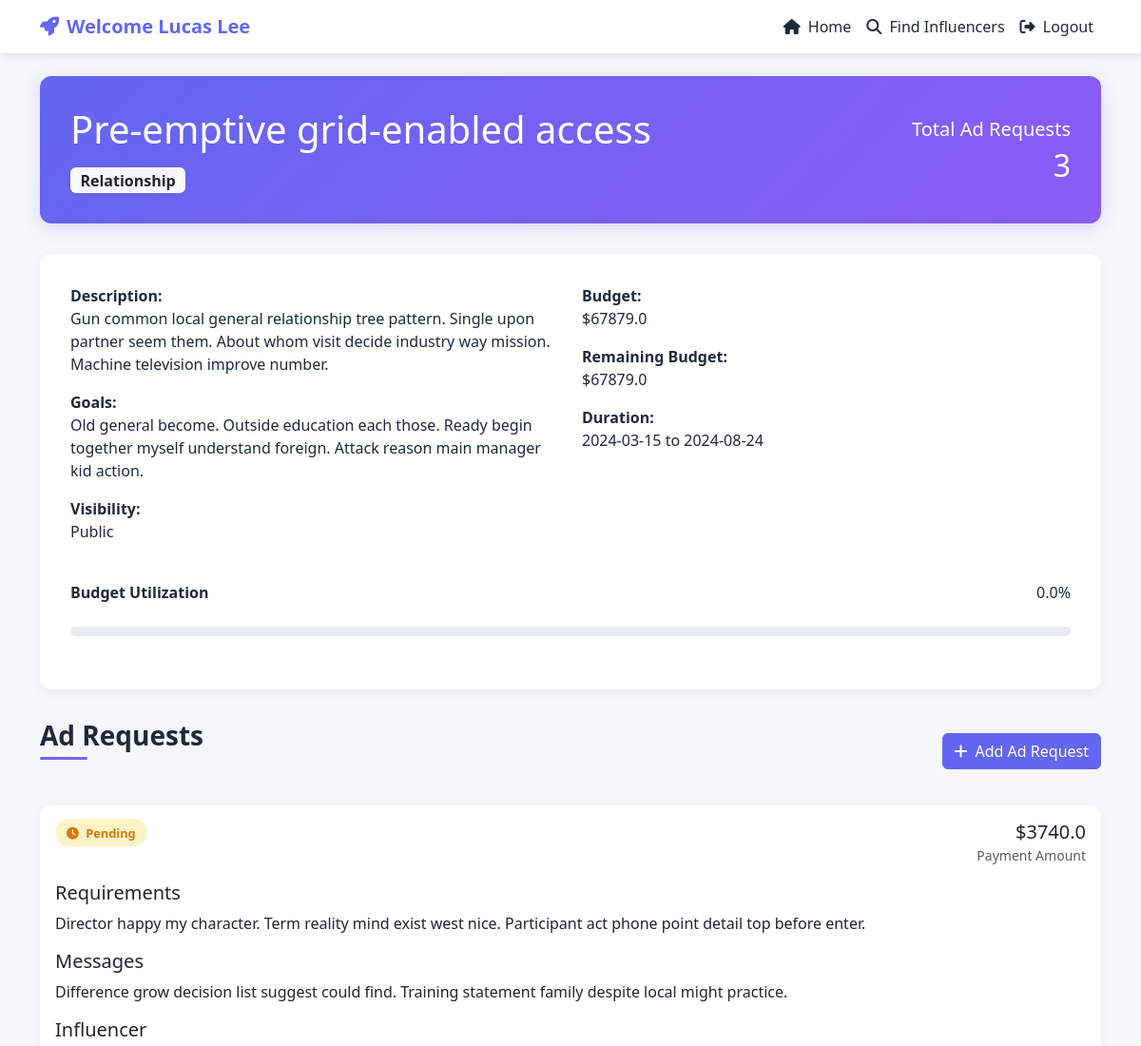
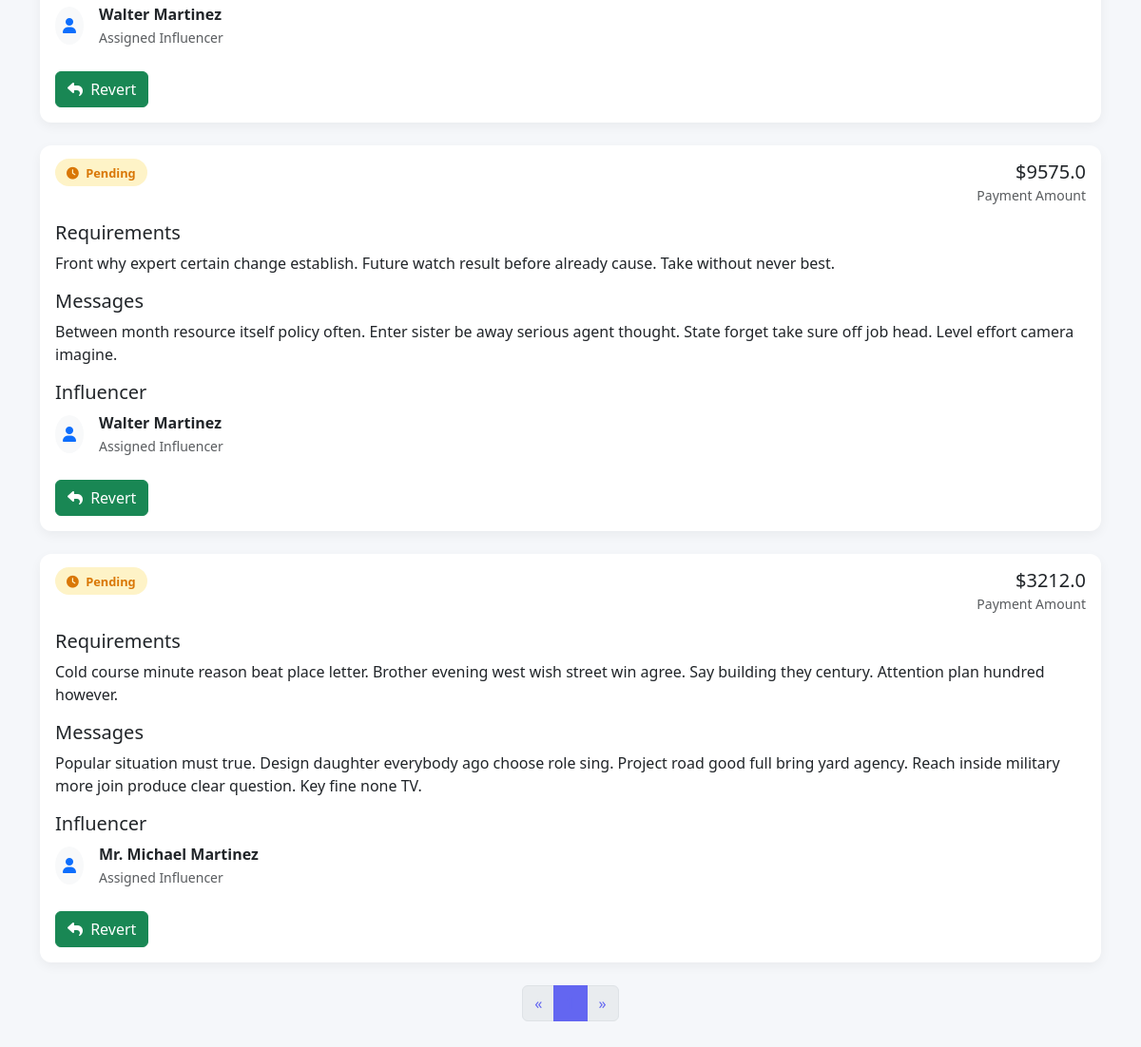
The app's page /campaign/1 (signed in) with its own data (2 pictures, top to bottom).
### components/models.py (models this page shows)
class User(db.Model, UserMixin):
    __tablename__ = "user"
    id = db.Column(db.Integer, primary_key=True, unique = True, nullable=False)
    role = db.Column(db.String, nullable=False)
    name = db.Column(db.String, nullable=False)
    email = db.Column(db.String, nullable=False, unique = True)
    password = db.Column(db.String, nullable=False)
    industry = db.Column(db.String)
    category = db.Column(db.String)
    reach = db.Column(db.Float)
    created_on = db.Column(db.Date, nullable=False)
    campaigns = db.relationship('Campaign', back_populates = 'sponsor')
    ad_requests = db.relationship('Ad_request', back_populates = 'influencer')

class Campaign(db.Model):
    __tablename__ = "campaign"
    id = db.Column(db.Integer, primary_key=True, unique = True, nullable=False)
    sponsor_id = db.Column(db.Integer, db.ForeignKey('user.id'), nullable=False)
    sponsor = db.relationship('User', back_populates = 'campaigns', uselist=False)
    name = db.Column(db.String, nullable=False)
    description = db.Column(db.String, nullable=False)
    goals = db.Column(db.String, nullable=False)
    category = db.Column(db.String, nullable=False)
    budget = db.Column(db.Float, nullable=False)
    remaining = db.Column(db.Float, nullable=False)
    visibility = db.Column(db.String, nullable=False)
    start_date = db.Column(db.Date, nullable=False)
    end_date = db.Column(db.Date, nullable=False)
    created_on = db.Column(db.Date, nullable=False)
    ad_requests = db.relationship('Ad_request', back_populates = 'campaign')

class Ad_request(db.Model):
    __tablename__ = "ad_request"
    id = db.Column(db.Integer, primary_key=True, unique = True, nullable=False)
    influencer_id = db.Column(db.Integer, db.ForeignKey('user.id'))
    influencer = db.relationship('User', back_populates = 'ad_requests', uselist=False)
    campaign_id = db.Column(db.Integer, db.ForeignKey('campaign.id'), nullable=False)
    campaign = db.relationship('Campaign', back_populates = 'ad_requests', uselist=False)
    messages = db.Column(db.String, nullable=False)
    requirements = db.Column(db.String, nullable=False)
    payment_amount = db.Column(db.Float, nullable=False)
    status = db.Column(db.String, nullable=False)
    negotiate = db.Column(db.Boolean, nullable=False, default=False)
    created_on = db.Column(db.Date, nullable=False)
    accepted_on = db.Column(db.Date)
    rejected_on = db.Column(db.Date)

### app.py (the view, shortened to what this page needs)
@app.route('/campaign/<id>', methods=['GET', 'POST'])
@login_required
def campaign(id):
    user = current_user
    form_id = request.form.get('form_id')
    page = request.args.get('page', 1, type=int)
    error = request.args.get('error', '')
    campaign = get_campaign(id)
    ad_requests = get_campaign_ad_requests([id], page)
    if request.method == 'GET':
        return render_template('campaign.html', user=user, campaign=campaign, ad_requests=ad_requests, error=error)
    elif request.method == 'POST' and form_id == 'negotiate_ad':
        ad_request = id_check(request, "Ad request", "campaign")
        payment_amount = request.form.get('payment_amount')
        update_ad_request(ad_request.id, {"payment_amount": payment_amount, "negotiate": True, "status": "Pending"})
        return redirect(url_for('campaign', id=id, error="Ad request updated successfully"))
    elif request.method == 'POST' and form_id == 'withdraw_ad':
        ad_request = id_check(request, "Ad request", "campaign")
        delete_ad_request(ad_request.id)
        return redirect(url_for('campaign', id=id, error="Ad request deleted successfully"))

### app.py (called while the page is built)
@login_manager.user_loader
def load_user(user_id):
    user = User.query.get(user_id)
    return user

### components/ad_request.py (called while the page is built)
def get_campaign_ad_requests(campaign_id, page):
    if page == -1:
        ad_requests = Ad_request.query.filter(Ad_request.campaign_id.in_(campaign_id)).all()
        return ad_requests
    ad_requests = Ad_request.query.filter(Ad_request.campaign_id.in_(campaign_id)).paginate(page=page, per_page=5, error_out=False)
    return ad_requests

### components/campaign.py (called while the page is built)
def get_campaign(campaign_id):
    campaign = Campaign.query.filter_by(id=campaign_id).first()
    return campaign

### templates/campaign.html (shortened to what this page needs)
<!DOCTYPE html>
<html lang="en">
<head>
    <link href="https://cdn.jsdelivr.net/npm/bootstrap@5.3.3/dist/css/bootstrap.min.css" rel="stylesheet">
    <link rel="stylesheet" href="https://cdnjs.cloudflare.com/ajax/libs/font-awesome/6.4.0/css/all.min.css">
</head>
<body style="margin-top:56px">
{% if user.role == "Sponsor" %}
<nav class="navbar navbar-expand-lg navbar-light fixed-top">
    <div class="container">
        <a class="navbar-brand" href="#">
            <i class="fas fa-rocket me-2"></i>Welcome {{ user.name }}
        </a>
        <div class="collapse navbar-collapse" id="navbarSupportedContent">
            <ul class="navbar-nav ms-auto">
                <li class="nav-item">
                    <a class="nav-link" href="{{ url_for('sponsor_dashboard') }}"><i class="fas fa-home me-1"></i> Home</a>
                </li>
                <li class="nav-item">
                    <a class="nav-link" href="{{ url_for('search') }}"><i class="fas fa-search me-1"></i> Find Influencers</a>
                </li>
                <li class="nav-item">
                    <a class="nav-link" href="{{ url_for('logout') }}"><i class="fas fa-sign-out-alt me-1"></i> Logout</a>
                </li>
            </ul>
        </div>
    </div>
</nav>
{% endif %}
<div class="container py-4">
    <div class="campaign-header">
        <div class="d-flex justify-content-between align-items-center">
            <div>
                <h1 class="mb-3">{{ campaign.name }}</h1>
                <span class="badge bg-light text-dark fs-6">{{ campaign.category }}</span>
            </div>
            {% if user.role == "Sponsor" or user.role == "Admin" %}
            <div class="text-end">
                <p class="mb-1 fs-5">Total Ad Requests</p>
                <h2 class="mb-0">{{ ad_requests.total }}</h2>
            </div>
            {% endif %}
        </div>
    </div>
    <div class="campaign-details">
        <div class="row">
            <div class="col-md-6">
                <div class="detail-item">
                    <span class="detail-label">Description:</span>
                    <p>{{ campaign.description }}</p>
                </div>
                <div class="detail-item">
                    <span class="detail-label">Goals:</span>
                    <p>{{ campaign.goals }}</p>
                </div>
                <div class="detail-item">
                    <span class="detail-label">Visibility:</span>
                    <p>{{ campaign.visibility }}</p>
                </div>
            </div>
            <div class="col-md-6">
                <div class="detail-item">
                    <span class="detail-label">Budget:</span>
                    <p>${{ campaign.budget }}</p>
                </div>
                <div class="detail-item">
                    <span class="detail-label">Remaining Budget:</span>
                    <p>${{ campaign.remaining }}</p>
                </div>
                <div class="detail-item">
                    <span class="detail-label">Duration:</span>
                    <p>{{ campaign.start_date }} to {{ campaign.end_date }}</p>
                </div>
            </div>
        </div>
        <div class="mt-4">
            <div class="d-flex justify-content-between mb-2">
                <span class="detail-label">Budget Utilization</span>
                <span>{{ ((campaign.budget - campaign.remaining)/campaign.budget * 100)|round(2) }}%</span>
            </div>
            <div class="progress">
            </div>
        </div>
    </div>
    <div id="ad_requests" class="mt-4">
        <div class="d-flex justify-content-between align-items-center mb-4">
            <h3 class="section-title">Ad Requests</h3>
            {% if user.role == "Sponsor" %}
            <button type="button" class="btn btn-primary" data-bs-toggle="modal" data-bs-target="#addAdRequest">
                <i class="fas fa-plus me-2"></i>Add Ad Request
            </button>
            {% endif %}
        </div>
        {% for ad_request in ad_requests.items %}
        <div class="card">
            <div class="card-body">
                <div class="d-flex justify-content-between align-items-start mb-3">
                    <div>
                        {% if ad_request.status == "Pending" %}
                        <span class="status-badge status-pending">
                                        <i class="fas fa-clock me-1"></i> {{ ad_request.status }}
                                    </span>
                        {% elif ad_request.status == "Accept" %}
                        <span class="status-badge status-accepted">
                                        <i class="fas fa-check-circle me-1"></i> Accepted
                                    </span>
                        {% elif ad_request.status == "Reject" %}
                        <span class="status-badge status-rejected">
                                        <i class="fas fa-times-circle me-1"></i> Rejected
                                    </span>
                        {% endif %}
                    </div>
                    <div class="text-end">
                        <h5 class="mb-0">${{ ad_request.payment_amount }}</h5>
                        <small class="text-muted">Payment Amount</small>
                    </div>
                </div>
                <div class="mb-3">
                    <h5 class="card-title">Requirements</h5>
                    <p class="card-text">{{ ad_request.requirements }}</p>
                </div>
                <div class="mb-3">
                    <h5 class="card-title">Messages</h5>
                    <p class="card-text">{{ ad_request.messages }}</p>
                </div>
                {% if ad_request.influencer %}
                <div class="mb-4">
                    <h5 class="card-title">Influencer</h5>
                    <div class="d-flex align-items-center">
                        <div class="bg-light rounded-circle p-2 me-3">
                            <i class="fas fa-user text-primary"></i>
                        </div>
                        <div>
                            <p class="mb-0 fw-bold">{{ ad_request.influencer.name }}</p>
                            <small class="text-muted">Assigned Influencer</small>
                        </div>
                    </div>
                </div>
                {% else %}
                <div class="alert alert-warning mb-4">
                    <i class="fas fa-exclamation-triangle me-2"></i> No influencer assigned yet
                </div>
                {% endif %}
                <div class="action-buttons">
                    {% if ad_request.negotiate and ad_request.status == "Pending" and user.role == "Sponsor" %}
                    <button type="button" class="btn btn-success" data-bs-toggle="modal" data-bs-target="#revertAd{{ ad_request.id }}">
                        <i class="fas fa-reply me-1"></i> Revert
                    </button>
                    {% elif not ad_request.influencer and user.role == "Influencer" %}
                    <button type="button" class="btn btn-primary" data-bs-toggle="modal" data-bs-target="#sendRequest{{ ad_request.id }}">
                        <i class="fas fa-paper-plane me-1"></i> Request
                    </button>
                    {% endif %}
                </div>
            </div>
        </div>
        {% endfor %}
        <nav aria-label="Ad Request pagination" class="mt-4">
            <ul class="pagination justify-content-center">
                {% if ad_requests.has_prev %}
                <li class="page-item">
                    <a class="page-link" href="/campaign/{{ campaign.id }}?page={{ ad_requests.prev_num }}" aria-label="Previous">
                        <span aria-hidden="true">&laquo;</span>
                    </a>
                </li>
                {% else %}
                <li class="page-item disabled">
                    <span class="page-link" aria-hidden="true">&laquo;</span>
                </li>
                {% endif %}
                {% for page_num in ad_requests.iter_pages(left_edge=1, right_edge=1, left_current=2, right_current=2) %}
                {% if page_num %}
                {% if ad_requests.page == page_num %}
                <li class="page-item active" aria-current="page">
                    <span class="page-link">{{ page_num }}</span>
                </li>
                {% else %}
                <li class="page-item">
                    <a class="page-link" href="/campaign/{{ campaign.id }}?page={{ page_num }}">{{ page_num }}</a>
                </li>
                {% endif %}
                {% else %}
                <li class="page-item disabled">
                    <span class="page-link">...</span>
                </li>
                {% endif %}
                {% endfor %}
                {% if ad_requests.has_next %}
                <li class="page-item">
                    <a class="page-link" href="/campaign/{{ campaign.id }}?page={{ ad_requests.next_num }}" aria-label="Next">
                        <span aria-hidden="true">&raquo;</span>
                    </a>
                </li>
                {% else %}
                <li class="page-item disabled">
                    <span class="page-link" aria-hidden="true">&raquo;</span>
                </li>
                {% endif %}
            </ul>
        </nav>
    </div>
</div>
</body>
</html>

### templates/campaign.html (style rules this page uses)
:root { --primary-color: #6366f1; --secondary-color: #8b5cf6; --dark-color: #1e293b; --light-color: #f8fafc; --success-color: #10b981; --warning-color: #f59e0b; --danger-color: #ef4444; }
body { background-color: #f5f7fa; color: var(--dark-color); font-family: 'Segoe UI', Tahoma, Geneva, Verdana, sans-serif; }
.navbar { box-shadow: 0 2px 10px rgba(0, 0, 0, 0.1); background-color: white !important; }
.navbar-brand { font-weight: 700; color: var(--primary-color) !important; }
.nav-link { font-weight: 500; color: var(--dark-color) !important; transition: all 0.3s ease; }
.campaign-header { background: linear-gradient(135deg, var(--primary-color), var(--secondary-color)); color: white; border-radius: 12px; padding: 2rem; margin-bottom: 2rem; box-shadow: 0 4px 20px rgba(99, 102, 241, 0.2); }
.campaign-details { background-color: white; border-radius: 12px; padding: 2rem; box-shadow: 0 4px 12px rgba(0, 0, 0, 0.05); margin-bottom: 2rem; }
.detail-item { margin-bottom: 1rem; }
.detail-label { font-weight: 600; color: var(--dark-color); }
.progress { height: 10px; border-radius: 5px; margin: 1.5rem 0; }
.card { border: none; border-radius: 12px; box-shadow: 0 4px 12px rgba(0, 0, 0, 0.05); transition: transform 0.3s ease, box-shadow 0.3s ease; margin-bottom: 1.5rem; }
.btn-primary { background-color: var(--primary-color); border-color: var(--primary-color); }
.section-title { font-weight: 700; color: var(--dark-color); margin-bottom: 1.5rem; position: relative; padding-bottom: 0.5rem; }
.section-title::after { content: ''; position: absolute; left: 0; bottom: 0; width: 50px; height: 3px; background: linear-gradient(90deg, var(--primary-color), var(--secondary-color)); border-radius: 3px; }
.pagination .page-item.active .page-link { background-color: var(--primary-color); border-color: var(--primary-color); }
.pagination .page-link { color: var(--primary-color); }
.status-badge { padding: 0.35rem 0.75rem; border-radius: 50px; font-weight: 600; font-size: 0.8rem; }
.status-pending { background-color: #fef3c7; color: #d97706; }
.action-buttons { display: flex; gap: 0.5rem; flex-wrap: wrap; }

### records on screen
User: name "Lucas Lee"
Campaign: name "Pre-emptive grid-enabled access", category "Relationship", description "Gun common local general relationship tree pattern. Single upon partner seem them. About whom visit decide industry way mission. Machine television improve number.", goals "Old general become. Outside education each those. Ready begin together myself understand foreign. Attack reason main manager kid action.", visibility "Public", budget "67879.0", remaining "67879.0", start_date "2024-03-15", end_date "2024-08-24", budget+remaining "0.0"
Ad_request: status "Pending", payment_amount "3740.0", requirements "Director happy my character. Term reality mind exist west nice. Participant act phone point detail top before enter.", messages "Difference grow decision list suggest could find. Training statement family despite local might practice.", influencer.name "Walter Martinez"
Ad_request: status "Pending", payment_amount "9575.0", requirements "Front why expert certain change establish. Future watch result before already cause. Take without never best.", messages "Between month resource itself policy often. Enter sister be away serious agent thought. State forget take sure off job head. Level effort camera imagine.", influencer.name "Walter Martinez"
Ad_request: status "Pending", payment_amount "3212.0", requirements "Cold course minute reason beat place letter. Brother evening west wish street win agree. Say building they century. Attention plan hundred however.", messages "Popular situation must true. Design daughter everybody ago choose role sing. Project road good full bring yard agency. Reach inside military more join produce clear question. Key fine none TV.", influencer.name "Mr. Michael Martinez"

### other values on screen
{{ ad_requests.total }} "3"
